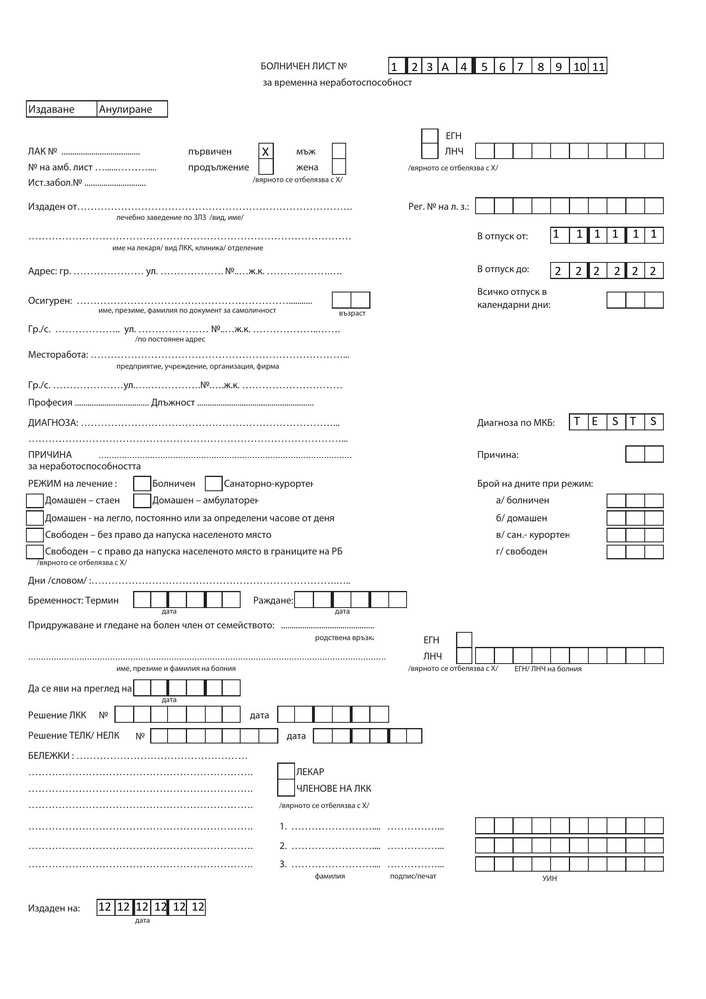
#> input picture template_matching/bolnichen_filled.jpg, 706 x 999 px, shrunk from 1740 x 2463 before the run
$ python ocr_form_tesseract.py
#> lines starting #> are read from the running program, lines starting #| are printed output that depends on the picture; after the words box and inside, x2 and y2 are one past the last pixel; in counts of white or black regions, pixels touching at a corner belong together
import cv2
import pytesseract
import numpy as np


def processing_image(image_path):
#> called with image_path = 'bolnichen_filled.jpg'
    image = cv2.imread(image_path, cv2.IMREAD_GRAYSCALE)
#> image: shape (999, 706); min 0, max 255, mean 246.5
    _, binary_image = cv2.threshold(image, 150, 255, cv2.THRESH_BINARY + cv2.THRESH_OTSU)
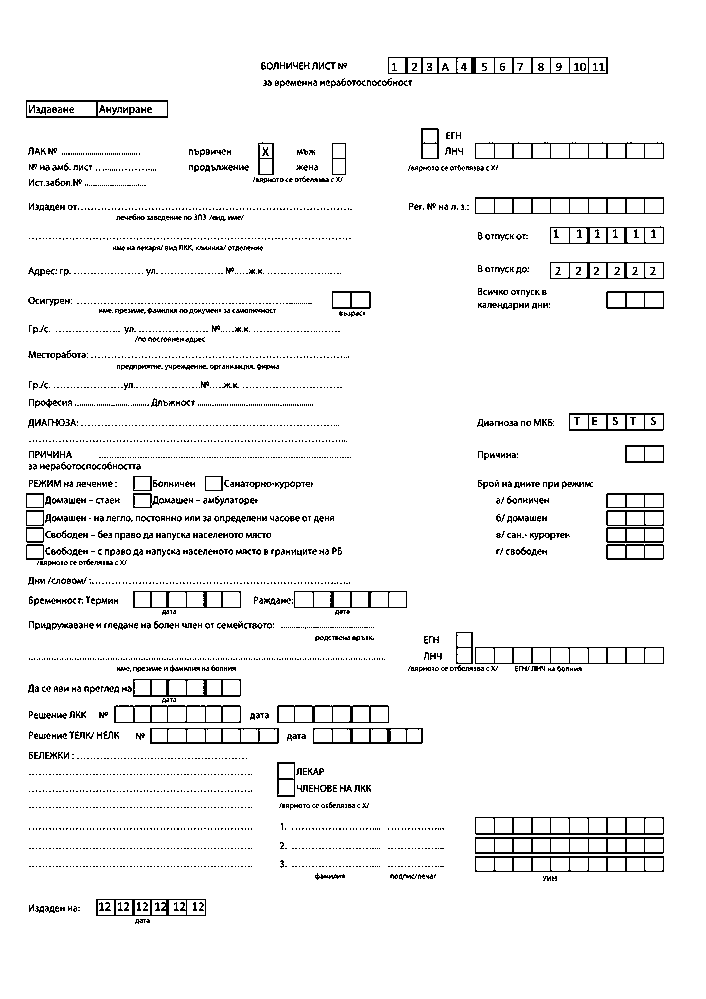
#> binary_image: shape (999, 706); 95% white; black in thin lines or dots, all inside (x1, y1, x2, y2) = (26, 57, 664, 924)
    return binary_image


def template_matching(image, template_path):
#> called with template_path = './templates/sick_leave_number.jpg'
    template = cv2.imread(template_path, cv2.IMREAD_GRAYSCALE)
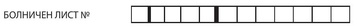
#> input picture template_matching/templates/sick_leave_number.jpg, 357 x 28 px, shrunk from 880 x 69 before the run
#> template: shape (28, 357); min 12, max 255, mean 230.7
    result = cv2.matchTemplate(image, template, cv2.TM_CCOEFF_NORMED)
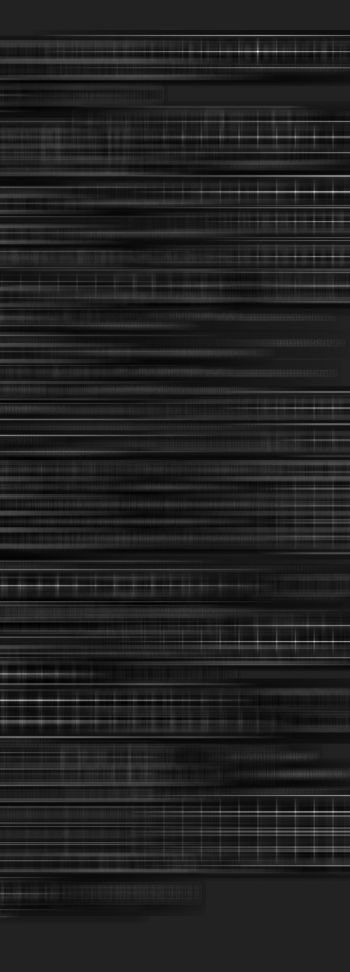
#> result: shape (972, 350) float32; min -0.12, max 0.766, mean -0.00422; drawn with min black and max white
    _, _, _, max_location = cv2.minMaxLoc(result)
#> max_location = (257, 51)
    return max_location, template.shape


def extract_text(image, match_location):
    extracted_text = {}

    for key, (location, shape) in match_location.items():
        x, y = location
        w, h = shape[::-1]
        roi = image[y:y + h, x:x + w]
        cv2.imwrite(f"{key}.jpg", roi)
        text = pytesseract.image_to_string(roi, config="--psm 6 -l bul+eng")
        extracted_text[key] = text.replace("\n", "")

    return extracted_text


image_path = "bolnichen_filled.jpg"
template_paths = {
    'sick_leave_number': './templates/sick_leave_number.jpg',
    'first_time': './templates/first_time.jpg',
    'continuation': './templates/continuation.jpg',
    'duration_from': './templates/duration_from.jpg',
    'duration_to': './templates/duration_to.jpg',
    'diagnosis': './templates/diagnosis.jpg',
    'reason': './templates/reason.jpg',
    'date': './templates/date.jpg',
}

processed_image = processing_image(image_path)

matched_locations = {}

for key, template_path in template_paths.items():
    location, shape = template_matching(processed_image, template_path)
#> location = (257, 51); shape = (28, 357)
#> (the run stopped early here; a loop or call above may not have finished)
